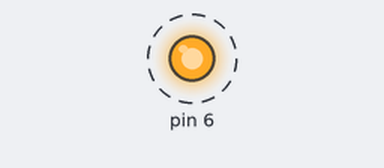
This sketch was run on a simulated Arduino Uno, built with avr-gcc and run on an emulated ATmega328P. Shown: output pins drawn as LEDs (lit = HIGH). Dashed ring = blinking.

Above: at 0.05 s.
Timing chart, 0 to 3.0 s (numbered marks = the images above):
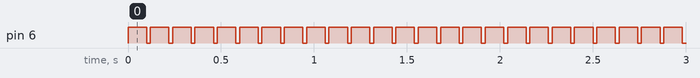

The sketch:

blinkLED.ino
```cpp
/*
  Blinking LED
  By Your Name(s)
  Description of what the code does (i.e. This sketch blinks an LED)
*/

void setup() {
  // put your setup code here, to run once:
  // set pin 6 as an output
  pinMode(6, OUTPUT);
}

void loop() {
  // put your main code here, to run repeatedly:
  //turn on the LED
  digitalWrite(6, HIGH);
  //wait for 1 second
  delay(100);
  //turn the LED off
  digitalWrite(6, LOW);
  //wait for 1 second
  delay(20);
}
```

Measured:
- by itself, pin 6: alternates HIGH for 0.10 s and LOW for 0.02 s
